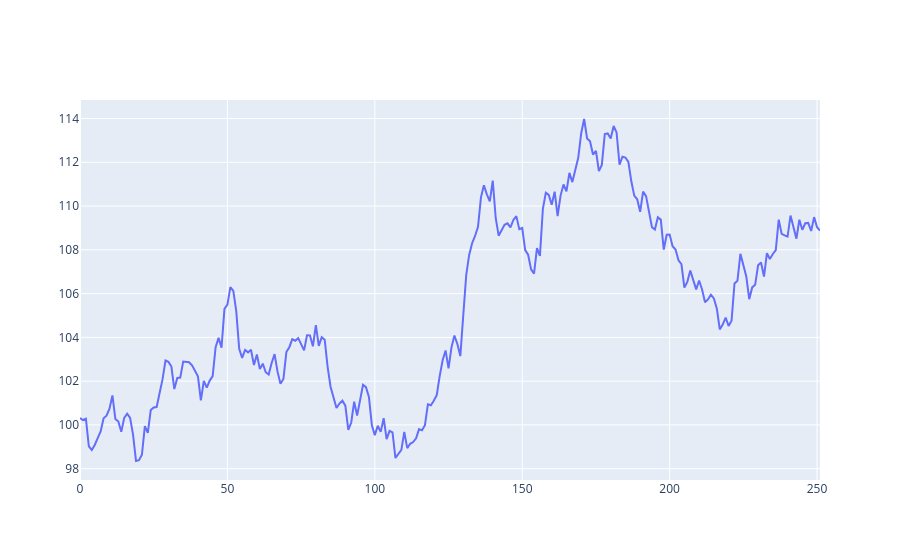

Notebook source saved alongside this figure:
### Code cell
s0 = 100.0
mu = 0.1
sigma = 0.1
days = 252
dt = 1/days

daily_returns = np.random.normal(
    (mu - 0.5 * sigma**2) * dt,
    sigma * np.sqrt(dt),
    size =days
)

price_path = s0 * np.exp(np.cumsum(daily_returns))
fig_eq = go.Figure()
fig_eq.add_trace(go.Scatter(y=price_path,mode='lines',name='Nigga'))
fig_eq.show()

### Figure 1 — Plotly figure (JSON) as saved in the notebook; plotly's stock layout.template omitted (floating-point values rounded to 4 significant figures; data arrays with more than 128 entries replaced by an {"elided": "..."} marker saying what was removed)
{"data": [{"mode": "lines", "name": "Nigga", "type": "scatter", "y": {"elided": "252 float values"}}], "layout": {}}
